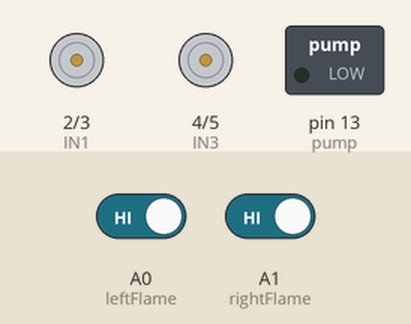
Recording of a sketch running on a simulated Arduino Uno, built with avr-gcc and run on an emulated ATmega328P. Shown: motor-driver pin pairs drawn as motors (green arrow = first pin HIGH = forward, orange = second pin HIGH = backward, longer = more drive), switched loads named in the sketch (green lamp = pin HIGH). Inputs (shaded band) come from the test bench; at power-on: A0 (leftFlame) HIGH, A1 (rightFlame) HIGH.

Above: at 1.2 s.
1.3 s: A0 (leftFlame) driven LOW
At 2.5 s:
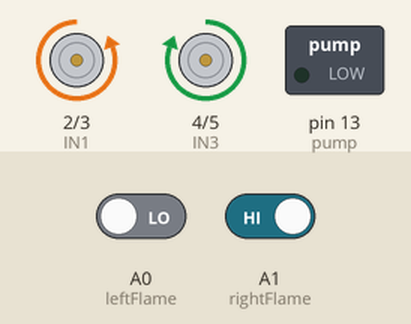
2.8 s: A1 (rightFlame) driven LOW
At 3.8 s:
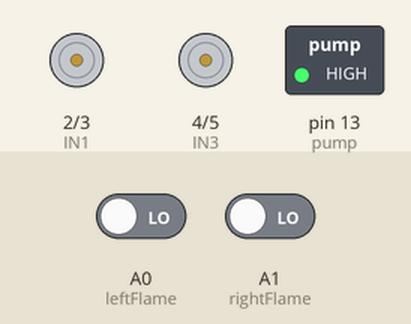
4.3 s: A0 (leftFlame) driven HIGH
At 4.9 s:
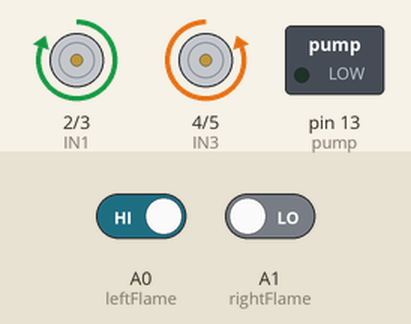
5.8 s: A1 (rightFlame) driven HIGH
At 6.1 s:
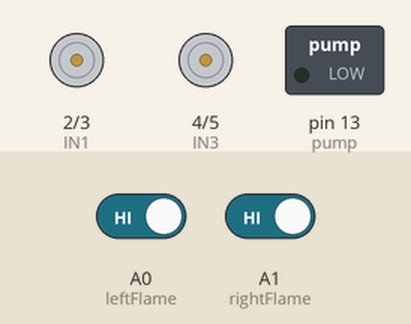
Timing chart, 0 to 8.3 s (numbered marks = the images above; inputs shaded):
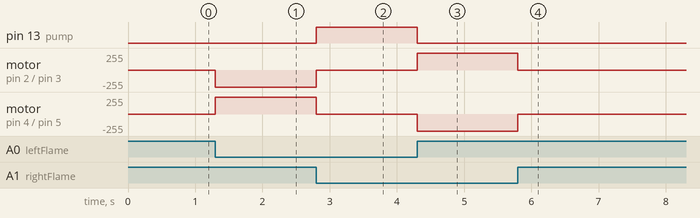

The sketch:

FireFighter_Robot_L298N.ino
```cpp
// --- Motor Pins (L298N) ---
const int IN1 = 2;
const int IN2 = 3;
const int IN3 = 4;
const int IN4 = 5;

// --- Sensor Pins ---
const int leftFlame = A0;  // Left Flame Sensor
const int rightFlame = A1; // Right Flame Sensor

// --- Pump Pin ---
const int pump = 13;

// Change this based on your sensor (Digital vs Analog)
// If using Digital pins, fire is usually LOW (0)
int fireDetected = LOW;

void setup() {
  pinMode(IN1, OUTPUT);
  pinMode(IN2, OUTPUT);
  pinMode(IN3, OUTPUT);
  pinMode(IN4, OUTPUT);
  pinMode(pump, OUTPUT);

  pinMode(leftFlame, INPUT);
  pinMode(rightFlame, INPUT);

  digitalWrite(pump, LOW); // Ensure pump is off at start
}

void loop() {
  int leftVal = digitalRead(leftFlame);
  int rightVal = digitalRead(rightFlame);

  if (leftVal == fireDetected && rightVal == fireDetected) {
    // Fire is right in front
    stopRobot();
    activatePump();
  }
  else if (leftVal == fireDetected) {
    // Fire is to the left
    turnLeft();
    digitalWrite(pump, LOW);
  }
  else if (rightVal == fireDetected) {
    // Fire is to the right
    turnRight();
    digitalWrite(pump, LOW);
  }
  else {
    // No fire detected - remain idle
    stopRobot();
    digitalWrite(pump, LOW);
  }
}

// --- Movement Functions ---

void moveForward() {
  digitalWrite(IN1, HIGH); digitalWrite(IN2, LOW);
  digitalWrite(IN3, HIGH); digitalWrite(IN4, LOW);
}

void turnLeft() {
  digitalWrite(IN1, LOW);  digitalWrite(IN2, HIGH);
  digitalWrite(IN3, HIGH); digitalWrite(IN4, LOW);
}

void turnRight() {
  digitalWrite(IN1, HIGH); digitalWrite(IN2, LOW);
  digitalWrite(IN3, LOW);  digitalWrite(IN4, HIGH);
}

void stopRobot() {
  digitalWrite(IN1, LOW); digitalWrite(IN2, LOW);
  digitalWrite(IN3, LOW); digitalWrite(IN4, LOW);
}

void activatePump() {
  digitalWrite(pump, HIGH);
  delay(500); // Spray for half a second
}
```

Measured:
- after the input at 1.3 s, motor on pin 2 (IN1) / pin 3 (IN2): stopped → backward 255/255 at once; motor on pin 4 (IN3) / pin 5 (IN4): stopped → forward 255/255 at once
- after the input at 2.8 s, pin 13 (pump): LOW → HIGH at once; motor on pin 2 (IN1) / pin 3 (IN2): backward 255/255 → stopped at once; motor on pin 4 (IN3) / pin 5 (IN4): forward 255/255 → stopped at once
- after the input at 4.3 s, pin 13 (pump): HIGH → LOW at once; motor on pin 2 (IN1) / pin 3 (IN2): stopped → forward 255/255 at once; motor on pin 4 (IN3) / pin 5 (IN4): stopped → backward 255/255 at once
- after the input at 5.8 s, motor on pin 2 (IN1) / pin 3 (IN2): forward 255/255 → stopped at once; motor on pin 4 (IN3) / pin 5 (IN4): backward 255/255 → stopped at once
